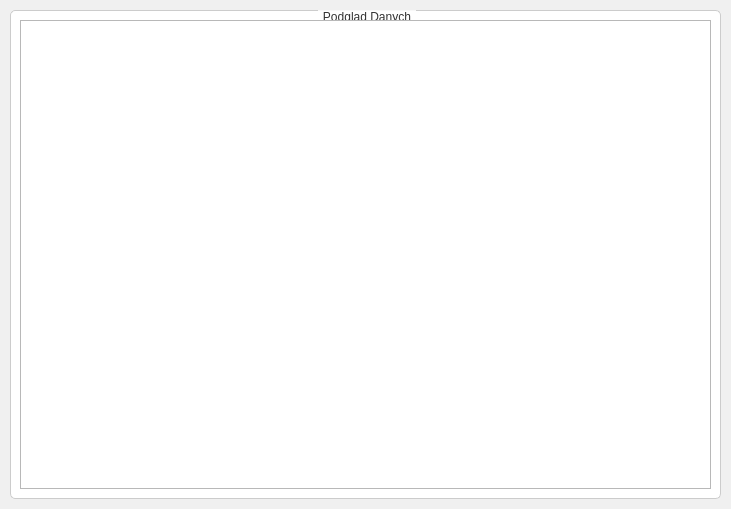
<?xml version="1.0" encoding="UTF-8"?>
<ui version="4.0">
 <class>DataWindow</class>
 <widget class="QDialog" name="DataWindow">
  <property name="geometry">
   <rect>
    <x>0</x>
    <y>0</y>
    <width>731</width>
    <height>509</height>
   </rect>
  </property>
  <property name="windowTitle">
   <string>Wizualizacja Danych</string>
  </property>
  <property name="styleSheet">
   <string>
    QDialog {
        background-color: #f0f0f0;
    }
    QGroupBox {
        background-color: #ffffff;
        border: 1px solid #cccccc;
        border-radius: 5px;
        margin-top: 1em;
    }
    QGroupBox::title {
        subcontrol-origin: margin;
        subcontrol-position: top center;
        padding: 0 3px;
        color: #333333;
        font-weight: bold;
    }
   </string>
  </property>
  <widget class="QGroupBox" name="dataGroupBox">
   <property name="title">
    <string>Podgląd Danych</string>
   </property>
   <property name="geometry">
    <rect>
     <x>10</x>
     <y>10</y>
     <width>711</width>
     <height>489</height>
    </rect>
   </property>
   <layout class="QVBoxLayout" name="verticalLayout">
    <item>
     <widget class="QGraphicsView" name="graphicsView"/>
    </item>
   </layout>
  </widget>
 </widget>
 <resources/>
 <connections/>
</ui>
